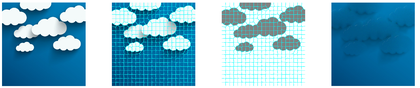
%> input picture code/Results/FakeClouds.png, 420 x 88 px, shrunk from 2271 x 476 before the run
$ octave RunReplaceClouds.m   (GNU Octave 9; MATLAB toolbox functions it lacks are replaced by stand-ins)
%> lines starting %> are read from the running program, lines starting %| are printed output that depends on the picture; in (x1, y1, x2, y2) boxes, pixels count from 0 and x2, y2 are one past the last pixel; in counts of white or black regions, pixels touching at a corner belong together; the program's own positions count from 1
### code/segmentation/slic.m
function [pixelLabels, pixelClusterDistances, Am, Clusters] = slic(im, k, l_weight, a_weight, b_weight, seRadius, nItr)
%> called with k = 400, l_weight = 0.01, a_weight = 0.05, b_weight = 0.1, seRadius = 3
    %% Read in image, set default variables
    if ~exist('nItr','var') || isempty(nItr)
        nItr = 10;
    end
    if ~exist('k','var') || isempty(k)
        k = 100;
    end
    if ~exist('l_weight','var') || isempty(l_weight)
        l_weight = 0.01;
    end
    if ~exist('a_weight','var') || isempty(a_weight)
        a_weight = 0.05;
    end
    if ~exist('b_weight','var') || isempty(b_weight)
        b_weight = 0.2;
    end
    if ~exist('seRadius','var') || isempty(seRadius)
        seRadius = 10;
    end

    [rows, cols, chan] = size(im);
    if chan ~= 3
        error('Image must be colour');
    end

    %% Convert image to LAB-color space; apparently it is better for color-based clustering
    im = rgb2lab(im);
%> im: size 88x420x3 double; mean of channels 1, 2, 3 69.7, -5.5, -16.4

    %% Set up initial cluster spacing parameters
    % Note: clusters initialize in a square grid regardless of image
    % size because I am too lazy to factor k
    rootImageLength = sqrt(rows * cols);
    S = rootImageLength / sqrt(k);

    numberNodesSide = round((rootImageLength - 0.5 * S) / S);
    columnSpacing = floor(cols / (numberNodesSide + 0.5));
    rowSpacing = floor(rows / (numberNodesSide + 0.5));

    numberNodeColumns = ceil((cols - columnSpacing * 0.5) / columnSpacing);
    numberNodeRows = ceil((rows - rowSpacing * 0.5) / rowSpacing);

    k = numberNodeRows * numberNodeColumns;
    S = round(S);

    %% Initialize Clusters
    Clusters = zeros(6, k); %[L, A, B, columnPos, rowPos, numberOfPixelsInCluster]
    pixelLabels = -ones(rows, cols);
    pixelClusterDistances = inf(rows, cols);
    clusterCount = 1;
    for rowIndex = 1:numberNodeRows
        for columnIndex = 1:numberNodeColumns
            clusterRow = round(rowSpacing * (rowIndex - 0.5));
            clusterCol = round(columnSpacing * (columnIndex - 0.5));
            Clusters(1:6, clusterCount) = [squeeze(im(clusterRow, clusterCol, :)); clusterCol; clusterRow; 1];
            clusterCount = clusterCount + 1;
        end
    end
%> after the loop, clusterCount = 463
    S = round(S);

    %% Run Clustering
    for n = 1:nItr
        for clusterIndex = 1:k
            %% Update pixels in current cluster window
            pixelRowMin = max(Clusters(5, clusterIndex) - S, 1);
            pixelRowMax = min(Clusters(5, clusterIndex) + S, rows);

            pixelColMin = max(Clusters(4, clusterIndex) - S, 1);
            pixelColMax = min(Clusters(4, clusterIndex) + S, cols);

            pixelWindow = im(pixelRowMin:pixelRowMax, pixelColMin:pixelColMax, :);
            pixelClusterDistWindow = dist(Clusters(:, clusterIndex), pixelWindow, pixelRowMin, pixelColMin, S, l_weight, a_weight, b_weight);

            windowClippedDistances =  pixelClusterDistances(pixelRowMin:pixelRowMax, pixelColMin:pixelColMax);
            windowClippedLabels = pixelLabels(pixelRowMin:pixelRowMax, pixelColMin:pixelColMax);
            updateMask = pixelClusterDistWindow < windowClippedDistances;
            windowClippedDistances(updateMask) = pixelClusterDistWindow(updateMask);
            windowClippedLabels(updateMask) = clusterIndex;

            pixelClusterDistances(pixelRowMin:pixelRowMax, pixelColMin:pixelColMax) = windowClippedDistances;
            pixelLabels(pixelRowMin:pixelRowMax, pixelColMin:pixelColMax) = windowClippedLabels;
        end

       %% Update clusters based on new values
       Clusters(:) = 0;
       for r = 1:rows
           for c = 1:cols
              Clusters(:, pixelLabels(r,c)) = Clusters(:, pixelLabels(r,c)) + [im(r,c,1); im(r,c,2); im(r,c,3); c; r; 1];
           end
       end
       for clusterIndex = 1:k
           Clusters(1:5, clusterIndex) = round(Clusters(1:5, clusterIndex) / Clusters(6, clusterIndex));
       end
    end
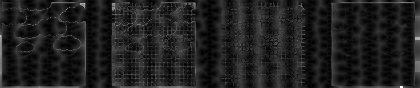
%> pixelClusterDistances: size 88x420 double; min 0, max 3.63, mean 0.456; drawn with min black and max white
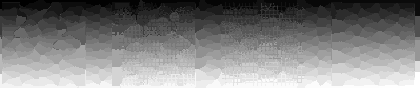
%> pixelLabels: size 88x420 double; min 1, max 462, mean 232.9; drawn with min black and max white

    %% Clean up orphaned clusters. I did not write the function below.
    [pixelLabels, Am] = mcleanupregions(pixelLabels, seRadius);
end

### code/segmentation/makeregionsdistinct.m
% MAKEREGIONSDISTINCT Ensures labeled segments are distinct
%
% Usage: [seg, maxlabel] = makeregionsdistinct(seg, connectivity)
%
% Arguments: seg - A region segmented image, such as might be produced by a
%                  superpixel or graph cut algorithm.  All pixels in each
%                  region are labeled by an integer.
%   connectivity - Optional parameter indicating whether 4 or 8 connectedness
%                  should be used.  Defaults to 4.
%
% Returns:   seg - A labeled image where all segments are distinct.
%       maxlabel - Maximum segment label number.
%
% Typical application: A graphcut or superpixel algorithm may terminate in a few
% cases with multiple regions that have the same label.  This function
% identifies these regions and assigns a unique label to them.
%
% See also: SLIC, CLEANUPREGIONS, RENUMBERREGIONS

% Copyright (c) 2013 Peter Kovesi
% Centre for Exploration Targeting
% The University of Western Australia
% peter.kovesi at uwa edu au
%
% Permission is hereby granted, free of charge, to any person obtaining a copy
% of this software and associated documentation files (the "Software"), to deal
% in the Software without restriction, subject to the following conditions:
%
% The above copyright notice and this permission notice shall be included in
% all copies or substantial portions of the Software.
%
% The Software is provided "as is", without warranty of any kind.

% June 2013


function [seg, maxlabel] = makeregionsdistinct(seg, connectivity)

    if ~exist('connectivity', 'var'), connectivity = 4; end

    % Ensure every segment is distinct but do not touch segments
    % with a label of 0
    labels = unique(seg(:))';
%> labels = 462 values from 1 to 462
    maxlabel = max(labels);
%> maxlabel = 462
    labels = setdiff(labels,0);  % Remove 0 from the label list

    for l = labels
        [bl,num] = bwlabel(seg==l, connectivity);

        if num > 1  % We have more than one region with the same label
            for n = 2:num
                maxlabel = maxlabel+1;  % Generate a new label
                seg(bl==n) = maxlabel;  % and assign to this segment
            end
        end
    end
%> this loop made 462 passes
%> num on passes 1 to 3: 1, 1, 1
%> pass 1, in makeregionsdistinct, `[bl,num] = bwlabel(seg==l, connectivity);`:
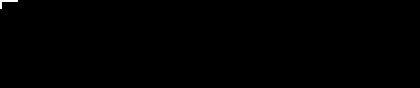
%> bl: size 88x420 double; values 0 (black) and 1 (white), 0.14% white; 1 white region, box (x1, y1, x2, y2) and area: (0, 0, 18, 9) 50
%> after the loop:
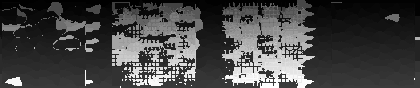
%> seg: size 88x420 double; min 1, max 1957, mean 532.2; drawn with min black and max white
%> after the loop, maxlabel = 1957

### code/segmentation/mcleanupregions.m
% MCLEANUPREGIONS  Morphological clean up of small segments in an image of segmented regions
%
% Usage: [seg, Am] = mcleanupregions(seg, seRadius)
%
% Arguments: seg - A region segmented image, such as might be produced by a
%                  graph cut algorithm.  All pixels in each region are labeled
%                  by an integer.
%       seRadius - Structuring element radius.  This can be set to 0 in which
%                  case  the function will simply ensure all labeled regions
%                  are distinct and relabel them if necessary.
%
% Returns:   seg - The updated segment image.
%             Am - Adjacency matrix of segments.  Am(i, j) indicates whether
%                  segments labeled i and j are connected/adjacent
%
% Typical application:
% If a graph cut or superpixel algorithm fails to converge stray segments
% can be left in the result.  This function tries to clean things up by:
% 1) Checking there is only one region for each segment label. If there is
%    more than one region they are given unique labels.
% 2) Eliminating regions below the structuring element size
%
% Note that regions labeled 0 are treated as a 'privileged' background region
% and is not processed/affected by the function.
%
% See also: REGIONADJACENCY, RENUMBERREGIONS, CLEANUPREGIONS, MAKEREGIONSDISTINCT

% Copyright (c) 2013 Peter Kovesi
% Centre for Exploration Targeting
% School of Earth and Environment
% The University of Western Australia
% peter.kovesi at uwa edu au
%
% Permission is hereby granted, free of charge, to any person obtaining a copy
% of this software and associated documentation files (the "Software"), to deal
% in the Software without restriction, subject to the following conditions:
%
% The above copyright notice and this permission notice shall be included in
% all copies or substantial portions of the Software.
%
% The Software is provided "as is", without warranty of any kind.
%
% March   2013
% June    2013  Improved morphological cleanup process using distance map

function [seg, Am, mask] = mcleanupregions(seg, seRadius)
option = 2;
    % 1) Ensure every segment is distinct
    [seg, maxlabel] = makeregionsdistinct(seg);
%> maxlabel = 1957

    % 2) Perform a morphological opening on each segment, subtract the opening
    % from the orignal segment to obtain regions to be reassigned to
    % neighbouring segments.
    if seRadius
        se = circularstruct(seRadius);   % Accurate and not noticeably slower
                                         % if radius is small
%       se = strel('disk', seRadius, 4);  % Use approximated disk for speed
        mask = zeros(size(seg));

        if option == 1
            for l = 1:maxlabel
                b = seg == l;
                mask = mask | (b - imopen(b,se));
            end

        else   % Rather than perform a morphological opening on every
               % individual region in sequence the following finds separate
               % lists of unconnected regions and performs openings on these.
               % Typically an image can be covered with only 5 or 6 lists of
               % unconnected regions.  Seems to be about 2X speed of option
               % 1. (I was hoping for more...)
            list = finddisconnected(seg);

            for n = 1:length(list)
                b = zeros(size(seg));
                for m = 1:length(list{n})
                    b = b | seg == list{n}(m);
                end

                mask = mask | (b - imopen(b,se));
            end
        end

        % Compute distance map on inverse of mask
        [~, idx] = bwdist(~mask);

        % Assign a label to every pixel in the masked area using the label of
        % the closest pixel not in the mask as computed by bwdist
        seg(mask) = seg(idx(mask));
    end

    % 3) As some regions will have been relabled, possibly broken into several
    % parts, or absorbed into others and no longer exist we ensure all regions
    % are distinct again, and renumber the regions so that they sequentially
    % increase from 1.  We also need to reconstruct the adjacency matrix to
    % reflect the changed number of regions and their relabeling.

    seg = makeregionsdistinct(seg);
    [seg, minLabel, maxLabel] = renumberregions(seg);
    Am = regionadjacency(seg);


### code/segmentation/regionadjacency.m
% REGIONADJACENCY Computes adjacency matrix for image of labeled segmented regions
%
% Usage:  [Am, Al] = regionadjacency(L, connectivity)
%
% Arguments:  L - A region segmented image, such as might be produced by a
%                 graph cut or superpixel algorithm.  All pixels in each
%                 region are labeled by an integer.
%  connectivity - 8 or 4.  If not specified connectivity defaults to 8.
%
% Returns:   Am - An adjacency matrix indicating which labeled regions are
%                 adjacent to each other, that is, they share boundaries. Am
%                 is sparse to save memory.
%            Al - A cell array representing the adjacency list corresponding
%                 to Am.  Al{n} is an array of the region indices adjacent to
%                 region n.
%
% Regions with a label of 0 are not processed. They are considered to be
% 'background regions' that are not to be considered.  If you want to include
% these regions you should assign a new positive label to these areas using, say
% >> L(L==0) = max(L(:)) + 1;
%
% See also: CLEANUPREGIONS, RENUMBERREGIONS, SLIC

% Copyright (c) 2013 Peter Kovesi
% Centre for Exploration Targeting
% School of Earth and Environment
% The University of Western Australia
% peter.kovesi at uwa edu au
%
% Permission is hereby granted, free of charge, to any person obtaining a copy
% of this software and associated documentation files (the "Software"), to deal
% in the Software without restriction, subject to the following conditions:
%
% The above copyright notice and this permission notice shall be included in
% all copies or substantial portions of the Software.
%
% February 2013  Original version
% July     2013  Speed improvement in sparse matrix formation (4x)

function  [Am, varargout] = regionadjacency(L, connectivity)

    if ~exist('connectivity', 'var'), connectivity = 8; end
    [rows,cols] = size(L);

    % Identify the unique labels in the image, excluding 0 as a label.
    labels = setdiff(unique(L(:))',0);
%> labels = 1957 values from 1 to 1957

    if isempty(labels)
        warning('There are no objects in the image')
        Am = [];
        Al = {};
        return
    end

    N = max(labels);    % Required size of adjacency matrix
%> N = 1957

    % Strategy:  Step through the labeled image.  For 8-connectedness inspect
    % pixels as follows and set the appropriate entries in the adjacency
    % matrix.
    %      x - o
    %    / | \
    %  o   o   o
    %
    % For 4-connectedness we only inspect the following pixels
    %      x - o
    %      |
    %      o
    %
    % Becuase the adjacency search looks 'forwards' a final OR operation is
    % performed on the adjacency matrix and its transpose to ensure
    % connectivity both ways.

    % Allocate vectors for forming row, col, value triplets used to construct
    % sparse matrix.  Forming these vectors first is faster than filling
    % entries directly into the sparse matrix
    i = zeros(rows*cols,1);  % row value
    j = zeros(rows*cols,1);  % col value
    s = zeros(rows*cols,1);  % value

    if connectivity == 8
        n = 1;
        for r = 1:rows-1

            % Handle pixels in 1st column
            i(n) = L(r,1); j(n) = L(r  ,2); s(n) = 1; n=n+1;
            i(n) = L(r,1); j(n) = L(r+1,1); s(n) = 1; n=n+1;
            i(n) = L(r,1); j(n) = L(r+1,2); s(n) = 1; n=n+1;

            % ... now the rest of the column
            for c = 2:cols-1
               i(n) = L(r,c); j(n) = L(r  ,c+1); s(n) = 1; n=n+1;
               i(n) = L(r,c); j(n) = L(r+1,c-1); s(n) = 1; n=n+1;
               i(n) = L(r,c); j(n) = L(r+1,c  ); s(n) = 1; n=n+1;
               i(n) = L(r,c); j(n) = L(r+1,c+1); s(n) = 1; n=n+1;
            end
        end
%> this loop made 87 passes
%> after the loop, n = 145726

    elseif connectivity == 4
        n = 1;
        for r = 1:rows-1
            for c = 1:cols-1
                i(n) = L(r,c); j(n) = L(r  ,c+1); s(n) = 1; n=n+1;
                i(n) = L(r,c); j(n) = L(r+1,c  ); s(n) = 1; n=n+1;
            end
        end

    else
        error('Connectivity must be 4 or 8');
    end

    % Form the logical sparse adjacency matrix
    Am = logical(sparse(i, j, s, N, N));
%> Am: size 1957x1957 logical; 0.25% white in thin lines or dots

    % Zero out the diagonal
    for r = 1:N
        Am(r,r) = 0;
    end
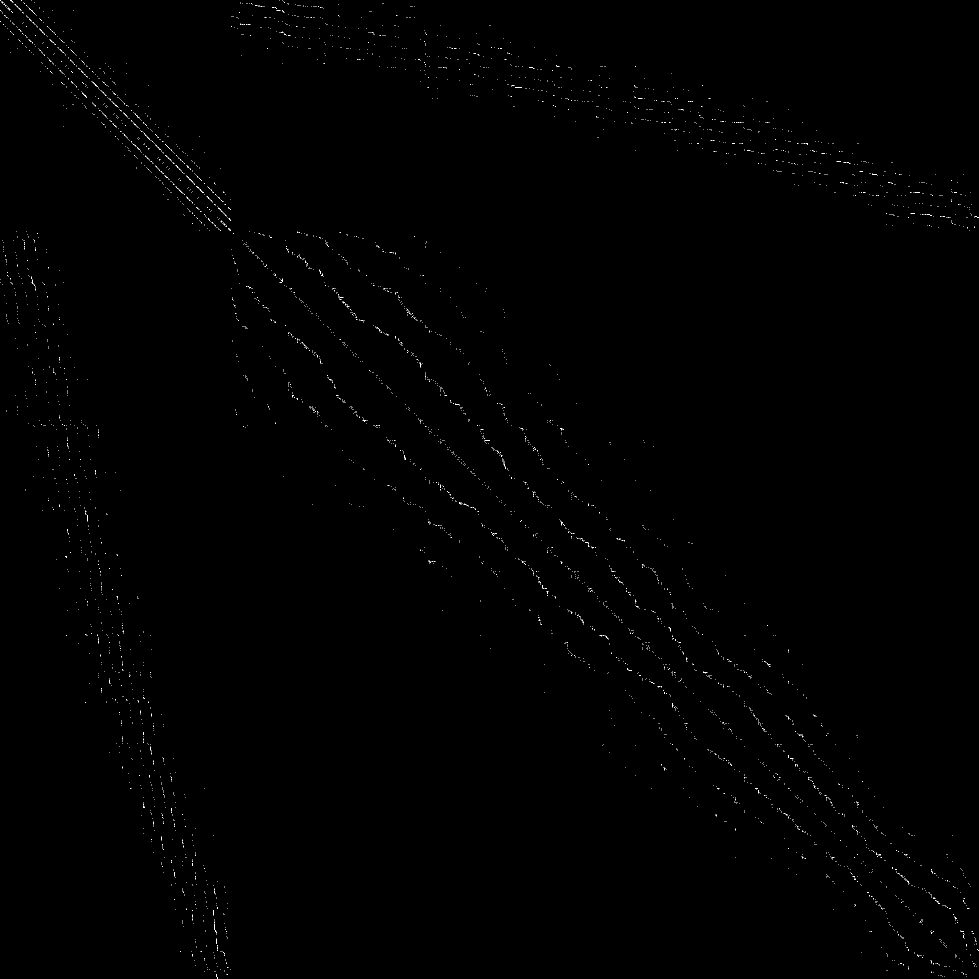
%> Am: size 1957x1957 logical (shown at 1/2 size); 0.21% white in thin lines or dots

    % Ensure connectivity both ways for all regions.
    Am = Am | Am';
%> Am: size 1957x1957 logical; 0.3% white in thin lines or dots

    % If an adjacency list is requested...
    if nargout == 2
        Al = cell(N,1);
%> Al = 1957 items
        for r = 1:N
            Al{r} = find(Am(r,:));
        end
        varargout{1} = Al;
    end


### code/segmentation/finddisconnected.m
% FINDDISCONNECTED find groupings of disconnected labeled regions
%
% Usage: list = finddisconnected(l)
%
% Argument:   l - A labeled image segmenting an image into regions, such as
%                 might be produced by a graph cut or superpixel algorithm.
%                 All pixels in each region are labeled by an integer.
%
% Returns: list - A cell array of lists of regions that are not
%                 connected. Typically there are 5 to 6 lists.
%
% Used by MCLEANUPREGIONS to reduce the number of morphological closing
% operations
%
% See also: MCLEANUPREGIONS, REGIONADJACENCY

% Copyright (c) 2013 Peter Kovesi
% Centre for Exploration Targeting
% The University of Western Australia
% peter.kovesi at uwa edu au
%
% Permission is hereby granted, free of charge, to any person obtaining a copy
% of this software and associated documentation files (the "Software"), to deal
% in the Software without restriction, subject to the following conditions:
%
% The above copyright notice and this permission notice shall be included in
% all copies or substantial portions of the Software.
%
% The Software is provided "as is", without warranty of any kind.

% PK July 2013


function list = finddisconnected(l)

    debug = 0;
    [Am, Al] = regionadjacency(l);
%> Al = 1957 items

    N = max(l(:));  % number of labels
%> N = 1957

    % Array for keeping track of visited labels
    visited = zeros(N,1);

    list = {};
    listNo = 0;
    for n = 1:N

        if ~visited(n)
            listNo = listNo + 1;
            list{listNo} = n;
            visited(n) = 1;

            % Find all regions not directly connected to n and not visited
            notConnected = setdiff(find(~Am(n,:)), find(visited));

            % For each unconnected region check that it is not already
            % connected to a region in the list. If not, add to list
            for m = notConnected
                if isempty(intersect(Al{m}, list{listNo}))
                    list{listNo} = [list{listNo} m];
                    visited(m) = 1;
                end
            end
         end % if not visited(n)

    end
%> after the loop, list = 7 items; listNo = 7; notConnected = [797 967 1123 1144 1288 1345 1644]; visited = 1957 values from 1 to 1

    % Display each list of unconncted regions as an image
    if debug
        for n = 1:length(list)

            mask = zeros(size(l));
            for m = 1:length(list{n})
                mask = mask | l == list{n}(m);
            end

            fprintf('list %d of %d length %d \n', n, length(list), length(list{n}))
            show(mask);
            keypause
        end
    end


### code/segmentation/renumberregions.m
% RENUMBERREGIONS
%
% Usage: [nL, minLabel, maxLabel] = renumberregions(L)
%
% Argument:   L - A labeled image segmenting an image into regions, such as
%                 might be produced by a graph cut or superpixel algorithm.
%                 All pixels in each region are labeled by an integer.
%
% Returns:   nL - A relabeled version of L so that label numbers form a
%                 sequence 1:maxRegions  or 0:maxRegions-1 depending on
%                 whether L has a region labeled with 0s or not.
%      minLabel - Minimum label in the renumbered image.  This will be 0 or 1.
%      maxLabel - Maximum label in the renumbered image.
%
% Application: Segmentation algorithms can produce a labeled image with a non
% contiguous numbering of regions 1 4 6 etc. This function renumbers them into a
% contiguous sequence.  If the input image has a region labeled with 0s this
% region is treated as a privileged 'background region' and retains its 0
% labeling. The resulting image will have labels ranging over 0:maxRegions-1.
% Otherwise the image will be relabeled over the sequence 1:maxRegions
%
% See also: CLEANUPREGIONS, REGIONADJACENCY

% Copyright (c) 2010 Peter Kovesi
% Centre for Exploration Targeting
% School of Earth and Environment
% The University of Western Australia
% peter.kovesi at uwa edu au
%
% Permission is hereby granted, free of charge, to any person obtaining a copy
% of this software and associated documentation files (the "Software"), to deal
% in the Software without restriction, subject to the following conditions:
%
% The above copyright notice and this permission notice shall be included in
% all copies or substantial portions of the Software.
%
% October  2010
% February 2013 Return label numbering range

function [nL, minLabel, maxLabel] = renumberregions(L)

    nL = L;
    labels = unique(L(:))';  % Sorted list of unique labels
    N = length(labels);

    % If there is a label of 0 we ensure that we do not renumber that region
    % by removing it from the list of labels to be renumbered.
    if labels(1) == 0
        labels = labels(2:end);
        minLabel = 0;
        maxLabel = N-1;
    else
        minLabel = 1;
        maxLabel = N;
    end

    % Now do the relabelling
    count = 1;
    for n = labels
        nL(L==n) = count;
        count = count+1;
    end


### code/ReplaceClouds.m
function ReplaceClouds(im)
    addpath('segmentation/');
    addpath('replacement/');
    addpath('detection/');

    [pixelLabels, ~, ~, Clusters] = slic(im, 400, 0.01, 0.05, 0.1, 3);
%> in mcleanupregions, `list = finddisconnected(seg);`: list = 7 items
%> the loop in mcleanupregions, `for n = 1:length(list)` made 7 passes
%> pass 1, in mcleanupregions, `mask = mask | (b - imopen(b,se));`:
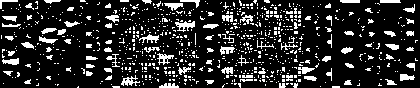
%> mask: size 88x420 logical; 16.7% white; 831 white regions (745 under 20 px), largest, box (x1, y1, x2, y2) and area: (175, 21, 195, 32) 114, (121, 75, 140, 86) 95, (157, 53, 174, 65) 93
%> pass 3, in mcleanupregions, `mask = mask | (b - imopen(b,se));`:
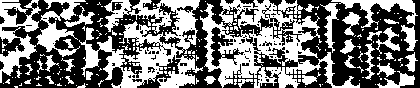
%> mask: size 88x420 logical; 46.6% white; 200 white regions (166 under 20 px), largest, box (x1, y1, x2, y2) and area: (200, 0, 360, 88) 5514, (79, 0, 203, 88) 5022, (0, 0, 41, 83) 1401
%> (the rest of the program and of its run is left out)
